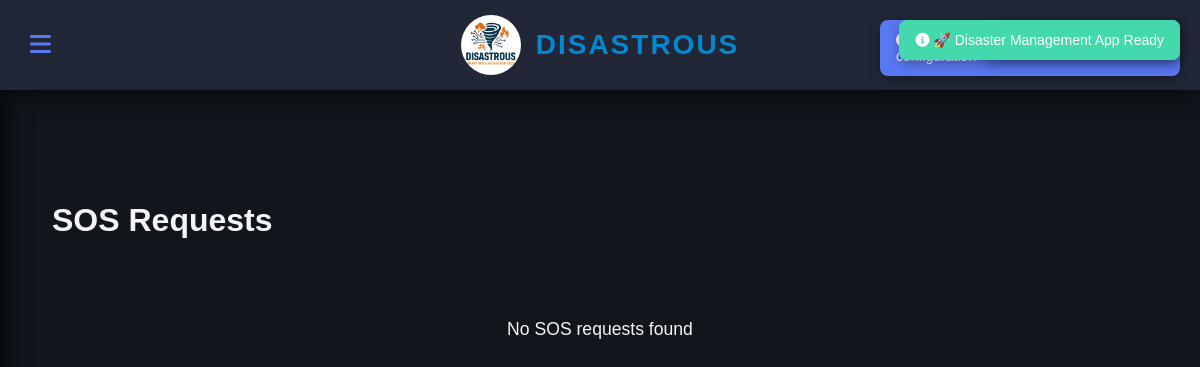
/rescue/sos-requests (signed in), run on an earlier commit of the app's database.
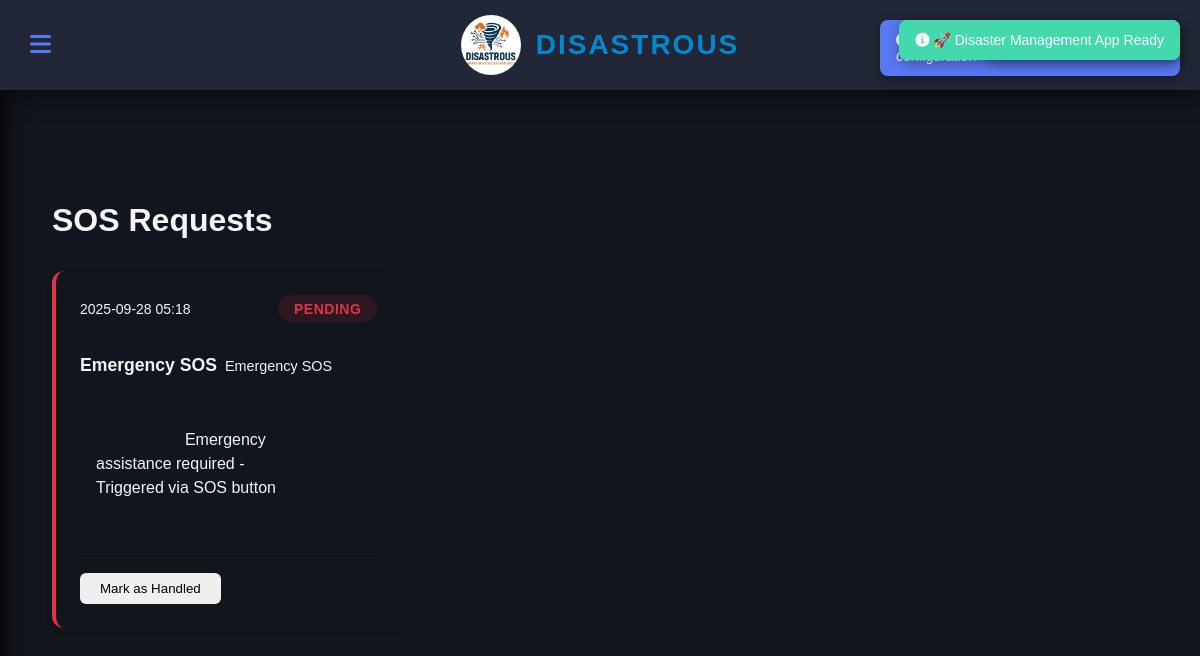
And on a later commit of the database.
### app.py (models this page shows, shortened)
class SOSRequest(db.Model):
    id = db.Column(db.Integer, primary_key=True)
    timestamp = db.Column(db.DateTime, nullable=False, default=datetime.datetime.utcnow)
    sender_name = db.Column(db.String(200))
    contact = db.Column(db.String(20), nullable=False)
    message = db.Column(db.Text, nullable=False)
    location = db.Column(db.String(500))
    status = db.Column(db.String(20), default='pending')  # pending, handled, closed

### app.py (the view)
@app.route('/rescue/sos-requests')
@login_required(role='rescue')
def sos_requests():
    try:
        sos_requests = SOSRequest.query.order_by(SOSRequest.timestamp.desc()).all()
        return render_template('sos_requests.html', sos_requests=sos_requests, **get_template_context())
    except Exception as e:
        print(f"Error fetching SOS requests: {str(e)}")
        return render_template('sos_requests.html', sos_requests=[], error='Failed to load SOS requests', **get_template_context())

### app.py (called while the page is built)
@app.before_request
def initialize_session():
    if 'user_preferences' not in session:
        session['user_preferences'] = {
            'language': 'en',
            'font_size': 16,
            'high_contrast': False,
            'dark_mode': False,
            'notifications': True,
            'location_services': True
        }

def login_required(role="any"):
    def decorator(f):
        @wraps(f)
        def decorated_function(*args, **kwargs):
            if 'user_id' not in session:
                return redirect(url_for('authority_login', _external=True))
            if role != "any" and session.get('user_role') != role:
                return redirect(url_for('authority_login', error="unauthorized", _external=True))
            return f(*args, **kwargs)
        return decorated_function
    return decorator

### templates/sos_requests.html (shortened to what this page needs)
{% extends "rescue_base.html" %}
{% block styles %}
<link rel="stylesheet" href="{{ url_for('static', filename='css/components/sos_requests.css') }}">
{% endblock %}
{% block content %}
<div class="sos-requests-container">
    <h1 class="page-title">SOS Requests</h1>
    <div class="sos-requests-grid">
        {% for request in sos_requests %}
        <div class="sos-card {% if request.status == 'pending' %}pending{% elif request.status == 'handled' %}handled{% else %}closed{% endif %}" data-id="{{ request.id }}">
            <div class="sos-header">
                <span class="timestamp">{{ request.timestamp.strftime('%Y-%m-%d %H:%M') }}</span>
                <span class="status-badge">{{ request.status|title }}</span>
            </div>
            <div class="sos-body">
                <div class="sender-info">
                    <strong>{{ request.sender_name or 'Anonymous' }}</strong>
                    <span class="contact">{{ request.contact }}</span>
                </div>
                <div class="message">
                    {{ request.message }}
                </div>
            </div>
            <div class="sos-actions">
                <button class="btn remove-btn" onclick="sosRequests.removeRequest('{{ request.id }}', this.closest('.sos-card'))">
                    Mark as Handled
                </button>
            </div>
        </div>
        {% else %}
        <div class="no-requests">
            <p>No SOS requests found</p>
        </div>
        {% endfor %}
    </div>
</div>
{% endblock %}

### templates/rescue_base.html (shortened to what this page needs)
{% extends "base.html" %}
{% block body_class %}rescue-interface {{ super() }}{% endblock %}

### templates/base.html (shortened to what this page needs)
{% if not user_preferences %}
{% set user_preferences = {
'dark_mode': False,
'high_contrast': False,
'font_size': 16,
'language': 'en',
'notifications': True,
'location_services': True
} %}
{% endif %}
<!DOCTYPE html>
<html lang="{{ current_language or 'en' }}">
<head>
    <link rel="stylesheet" href="https://cdnjs.cloudflare.com/ajax/libs/font-awesome/6.0.0/css/all.min.css">
    <link rel="stylesheet" href="https://unpkg.com/leaflet@1.9.4/dist/leaflet.css"
/>
    <link rel="stylesheet" href="{{ url_for('static', filename='css/base.css') }}">
    <link rel="stylesheet" href="{{ url_for('static', filename='css/components.css') }}">
    <link rel="stylesheet" href="{{ url_for('static', filename='css/components/map.css') }}">
    {% block styles %}{% endblock %}
</head>
<body
    class="{% if user_preferences.get('dark_mode', False) %}dark-mode{% endif %} {% if user_preferences.get('high_contrast', False) %}high-contrast{% endif %} {% block body_class %}{% endblock %}"
    style="font-size: {{ user_preferences.get('font_size', 16) }}px;"
    data-language="{{ user_preferences.get('language', 'en') }}"
    data-font-size="{{ user_preferences.get('font_size', 16) }}"
    data-high-contrast="{{ 'true' if user_preferences.get('high_contrast', False) else 'false' }}"
    data-dark-mode="{{ 'true' if user_preferences.get('dark_mode', False) else 'false' }}">
    <header class="header">
        <div class="header-content">
            <button class="hamburger">
                <i class="fas fa-bars"></i>
            </button>
            <div class="logo-section">
                <img src="{{ url_for('static', filename='disastrous_logo_192X192.png') }}" alt="Disastrous Logo" class="logo"
                    data-no-translate>
                <h1 class="app-name">Disastrous</h1>
            </div>
        </div>
    </header>
    <main class="main-content" id="main-content">
        {% block content %}{% endblock %}
    </main>
</body>
</html>

### static/css/base.css (style rules this page uses)
:root { --background: #f4f4f9; --foreground: #ffffff; --text: #11151c; --text-secondary: #555; --accent: #3d52a0; --primary: #7091e6; --danger: #d9534f; --success: #5cb85c; --white: #11151c; --shadow: rgba(0, 0, 0, 0.1); --border: #ddd; --font-size: 1rem; --alert-critical: #dc3545; --alert-critical-bg: rgba(220, 53, 69, 0.1); --alert-high: #ff9800; --alert-high-bg: rgba(255, 152, 0, 0.1); --alert-medium: #2196f3; --alert-medium-bg: rgba(33, 150, 243, 0.1); --alert-low: #4caf50; --alert-low-bg: rgba(76, 175, 80, 0.1); --emergency-text: #dc3545; --emergency-bg: rgba(220, 53, 69, 0.1); --emergency-border: #dc3545; --notification-info-bg: #5978f3; --notification-success-bg: #28a745; --notification-warning-bg: #ffc107; --notification-error-bg: #dc3545; --pin-color-critical: #e53e3e; --pin-color-high: #ff6b35; --pin-color-moderate: #f7931e; --pin-color-low: #28a745; --pin-color-text: #ffffff; --info-window-bg: #ffffff; --info-window-text: #2d3748; --info-window-subtext: #718096; }
body.dark-mode { --background: #11151c; --foreground: #212736; --text: #f4f4f9; --text-secondary: #aaa; --accent: #5978f3; --primary: #0288D1; --danger: #e25555; --success: #43d9ad; --white: #f4f4f9; --shadow: rgba(0, 0, 0, 0.7); --border: #444; --notification-info-bg: #5978f3; --notification-success-bg: #43d9ad; --notification-warning-bg: #f7931e; --notification-error-bg: #e25555; --pin-color-critical: #e53e3e; --pin-color-high: #ff6b35; --pin-color-moderate: #f7931e; --pin-color-low: #43d9ad; --pin-color-text: #ffffff; --info-window-bg: #2c344b; --info-window-text: #f4f4f9; --info-window-subtext: #a0aec0; }
* { margin: 0; padding: 0; box-sizing: border-box; }
body { font-family: 'Arial', sans-serif; background: var(--background); color: var(--text); min-height: 100vh; padding-top: 130px; font-size: var(--font-size); transition: all 0.3s ease; }
.header { background: var(--foreground); backdrop-filter: blur(10px); padding: 15px 20px; box-shadow: 0 2px 20px var(--shadow); position: fixed; top: 0; left: 0; right: 0; z-index: 1006; }
.header-content { display: flex; justify-content: center; align-items: center; max-width: 1200px; margin: 0 auto; position: relative; }
.hamburger { position: absolute; left: 0; font-size: 1.5rem; color: var(--accent); cursor: pointer; z-index: 1005; padding: 10px; border-radius: 5px; transition: background 0.3s ease; background: rgba(34, 40, 56, 0.3); border: none; }
.logo-section { display: flex; align-items: center; gap: 15px; }
.logo { width: 60px; height: 60px; border-radius: 50%; object-fit: cover; }
.app-name { color: var(--primary); font-size: calc(var(--font-size) + 0.75rem); font-weight: bold; text-transform: uppercase; letter-spacing: 2px; }
.main-content { max-width: 1200px; margin: 0 auto; padding: 20px; margin-top: 20px; }

### static/css/components.css (style rules this page uses)
.message { max-width: 80%; padding: 12px 16px; border-radius: 18px; font-size: var(--font-size); line-height: 1.4; animation: messageSlideIn 0.3s ease-out; }

What changed in the data, as far as the page shows it:
added SOSRequest: timestamp "2025-09-28 05:18", status "PENDING", sender_name "Emergency SOS", contact "Emergency SOS", message "Emergency assistance required - Triggered via SOS button"
Also different on the page:
text no longer shown: "No SOS requests found"
